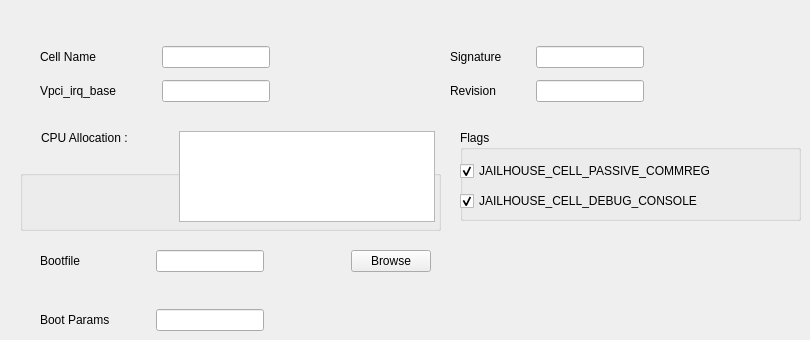
      <widget class="QWidget" name="tab_CPU_Config">
       <attribute name="title">
        <string>CPU Config</string>
       </attribute>
       <widget class="QGroupBox" name="groupBox_CPU_Allocation">
        <property name="geometry">
         <rect>
          <x>20</x>
          <y>170</y>
          <width>421</width>
          <height>61</height>
         </rect>
        </property>
        <property name="title">
         <string/>
        </property>
       </widget>
       <widget class="QWidget" name="layoutWidget">
        <property name="geometry">
         <rect>
          <x>40</x>
          <y>250</y>
          <width>391</width>
          <height>81</height>
         </rect>
        </property>
        <layout class="QHBoxLayout" name="horizontalLayout_35">
         <item>
          <layout class="QVBoxLayout" name="verticalLayout_5">
           <item>
            <layout class="QHBoxLayout" name="horizontalLayout_21">
             <item>
              <widget class="QLabel" name="label_28">
               <property name="text">
                <string>Bootfile</string>
               </property>
              </widget>
             </item>
             <item>
              <spacer name="horizontalSpacer_8">
               <property name="orientation">
                <enum>Qt::Horizontal</enum>
               </property>
               <property name="sizeHint" stdset="0">
                <size>
                 <width>38</width>
                 <height>20</height>
                </size>
               </property>
              </spacer>
             </item>
             <item>
              <widget class="QLineEdit" name="lineEdit_Bootfil_Path"/>
             </item>
            </layout>
           </item>
           <item>
            <spacer name="verticalSpacer_6">
             <property name="orientation">
              <enum>Qt::Vertical</enum>
             </property>
             <property name="sizeHint" stdset="0">
              <size>
               <width>20</width>
               <height>18</height>
              </size>
             </property>
            </spacer>
           </item>
           <item>
            <layout class="QHBoxLayout" name="horizontalLayout_25">
             <item>
              <widget class="QLabel" name="label_27">
               <property name="text">
                <string>Boot Params</string>
               </property>
              </widget>
             </item>
             <item>
              <spacer name="horizontalSpacer_12">
               <property name="orientation">
                <enum>Qt::Horizontal</enum>
               </property>
               <property name="sizeHint" stdset="0">
                <size>
                 <width>40</width>
                 <height>20</height>
                </size>
               </property>
              </spacer>
             </item>
             <item>
              <widget class="QLineEdit" name="lineEdit_12"/>
             </item>
            </layout>
           </item>
          </layout>
         </item>
         <item>
          <spacer name="horizontalSpacer_19">
           <property name="orientation">
            <enum>Qt::Horizontal</enum>
           </property>
           <property name="sizeHint" stdset="0">
            <size>
             <width>13</width>
             <height>20</height>
            </size>
           </property>
          </spacer>
         </item>
         <item>
          <layout class="QVBoxLayout" name="verticalLayout_7">
           <item>
            <widget class="QPushButton" name="pushButton_Bootfile">
             <property name="toolTip">
              <string>To browse bootfile</string>
             </property>
             <property name="text">
              <string>Browse</string>
             </property>
            </widget>
           </item>
           <item>
            <spacer name="verticalSpacer_2">
             <property name="orientation">
              <enum>Qt::Vertical</enum>
             </property>
             <property name="sizeHint" stdset="0">
              <size>
               <width>20</width>
               <height>58</height>
              </size>
             </property>
            </spacer>
           </item>
          </layout>
         </item>
        </layout>
       </widget>
       <widget class="QGroupBox" name="groupBox_Flags_NonRootCell">
        <property name="geometry">
         <rect>
          <x>460</x>
          <y>130</y>
          <width>341</width>
          <height>91</height>
         </rect>
        </property>
        <property name="title">
         <string>Flags</string>
        </property>
        <widget class="QCheckBox" name="checkBox_JAILHOUSE_CELL_DEBUG_CONSOLE">
         <property name="geometry">
          <rect>
           <x>0</x>
           <y>60</y>
           <width>321</width>
           <height>22</height>
          </rect>
         </property>
         <property name="text">
          <string>JAILHOUSE_CELL_DEBUG_CONSOLE</string>
         </property>
         <property name="checked">
          <bool>true</bool>
         </property>
        </widget>
        <widget class="QCheckBox" name="checkBox_JAILHOUSE_CELL_PASSIVE_COMMREG">
         <property name="geometry">
          <rect>
           <x>0</x>
           <y>30</y>
           <width>321</width>
           <height>22</height>
          </rect>
         </property>
         <property name="text">
          <string>JAILHOUSE_CELL_PASSIVE_COMMREG</string>
         </property>
         <property name="checked">
          <bool>true</bool>
         </property>
        </widget>
       </widget>
       <widget class="QWidget" name="layoutWidget">
        <property name="geometry">
         <rect>
          <x>40</x>
          <y>40</y>
          <width>604</width>
          <height>68</height>
         </rect>
        </property>
        <layout class="QHBoxLayout" name="horizontalLayout_13">
         <item>
          <layout class="QVBoxLayout" name="verticalLayout">
           <item>
            <layout class="QHBoxLayout" name="horizontalLayout_23">
             <item>
              <widget class="QLabel" name="label_24">
               <property name="text">
                <string>Cell Name</string>
               </property>
              </widget>
             </item>
             <item>
              <spacer name="horizontalSpacer_10">
               <property name="orientation">
                <enum>Qt::Horizontal</enum>
               </property>
               <property name="sizeHint" stdset="0">
                <size>
                 <width>18</width>
                 <height>20</height>
                </size>
               </property>
              </spacer>
             </item>
             <item>
              <widget class="QLineEdit" name="lineEdit_CellName"/>
             </item>
            </layout>
           </item>
           <item>
            <layout class="QHBoxLayout" name="horizontalLayout_41">
             <item>
              <widget class="QLabel" name="label_33">
               <property name="text">
                <string>Vpci_irq_base</string>
               </property>
              </widget>
             </item>
             <item>
              <spacer name="horizontalSpacer_20">
               <property name="orientation">
                <enum>Qt::Horizontal</enum>
               </property>
               <property name="sizeHint" stdset="0">
                <size>
                 <width>40</width>
                 <height>20</height>
                </size>
               </property>
              </spacer>
             </item>
             <item>
              <widget class="QLineEdit" name="lineEdit_Vpci_irq_base"/>
             </item>
            </layout>
           </item>
          </layout>
         </item>
         <item>
          <spacer name="horizontalSpacer_21">
           <property name="orientation">
            <enum>Qt::Horizontal</enum>
           </property>
           <property name="sizeHint" stdset="0">
            <size>
             <width>38</width>
             <height>20</height>
            </size>
           </property>
          </spacer>
         </item>
         <item>
          <layout class="QVBoxLayout" name="verticalLayout_6">
           <item>
            <layout class="QHBoxLayout" name="horizontalLayout_42">
             <item>
              <widget class="QLabel" name="label_34">
               <property name="text">
                <string>Signature</string>
               </property>
              </widget>
             </item>
             <item>
              <spacer name="horizontalSpacer_22">
               <property name="orientation">
                <enum>Qt::Horizontal</enum>
               </property>
               <property name="sizeHint" stdset="0">
                <size>
                 <width>28</width>
                 <height>20</height>
                </size>
               </property>
              </spacer>
             </item>
             <item>
              <widget class="QLineEdit" name="lineEdit_Signature"/>
             </item>
            </layout>
           </item>
           <item>
            <layout class="QHBoxLayout" name="horizontalLayout_43">
             <item>
              <widget class="QLabel" name="label_35">
               <property name="text">
                <string>Revision</string>
               </property>
              </widget>
             </item>
             <item>
              <spacer name="horizontalSpacer_23">
               <property name="orientation">
                <enum>Qt::Horizontal</enum>
               </property>
               <property name="sizeHint" stdset="0">
                <size>
                 <width>28</width>
                 <height>20</height>
                </size>
               </property>
              </spacer>
             </item>
             <item>
              <widget class="QLineEdit" name="lineEdit_Revision"/>
             </item>
            </layout>
           </item>
          </layout>
         </item>
        </layout>
       </widget>
       <widget class="QWidget" name="layoutWidget">
        <property name="geometry">
         <rect>
          <x>41</x>
          <y>131</y>
          <width>394</width>
          <height>91</height>
         </rect>
        </property>
        <layout class="QHBoxLayout" name="horizontalLayout_12">
         <item>
          <layout class="QVBoxLayout" name="verticalLayout_4">
           <item>
            <widget class="QLabel" name="label_26">
             <property name="text">
              <string>CPU Allocation :</string>
             </property>
            </widget>
           </item>
           <item>
            <spacer name="verticalSpacer_5">
             <property name="orientation">
              <enum>Qt::Vertical</enum>
             </property>
             <property name="sizeHint" stdset="0">
              <size>
               <width>20</width>
               <height>58</height>
              </size>
             </property>
            </spacer>
           </item>
          </layout>
         </item>
         <item>
          <spacer name="horizontalSpacer_7">
           <property name="orientation">
            <enum>Qt::Horizontal</enum>
           </property>
           <property name="sizeHint" stdset="0">
            <size>
             <width>13</width>
             <height>86</height>
            </size>
           </property>
          </spacer>
         </item>
         <item>
          <widget class="QListWidget" name="listWidget_CPUs"/>
         </item>
        </layout>
       </widget>
      </widget>
